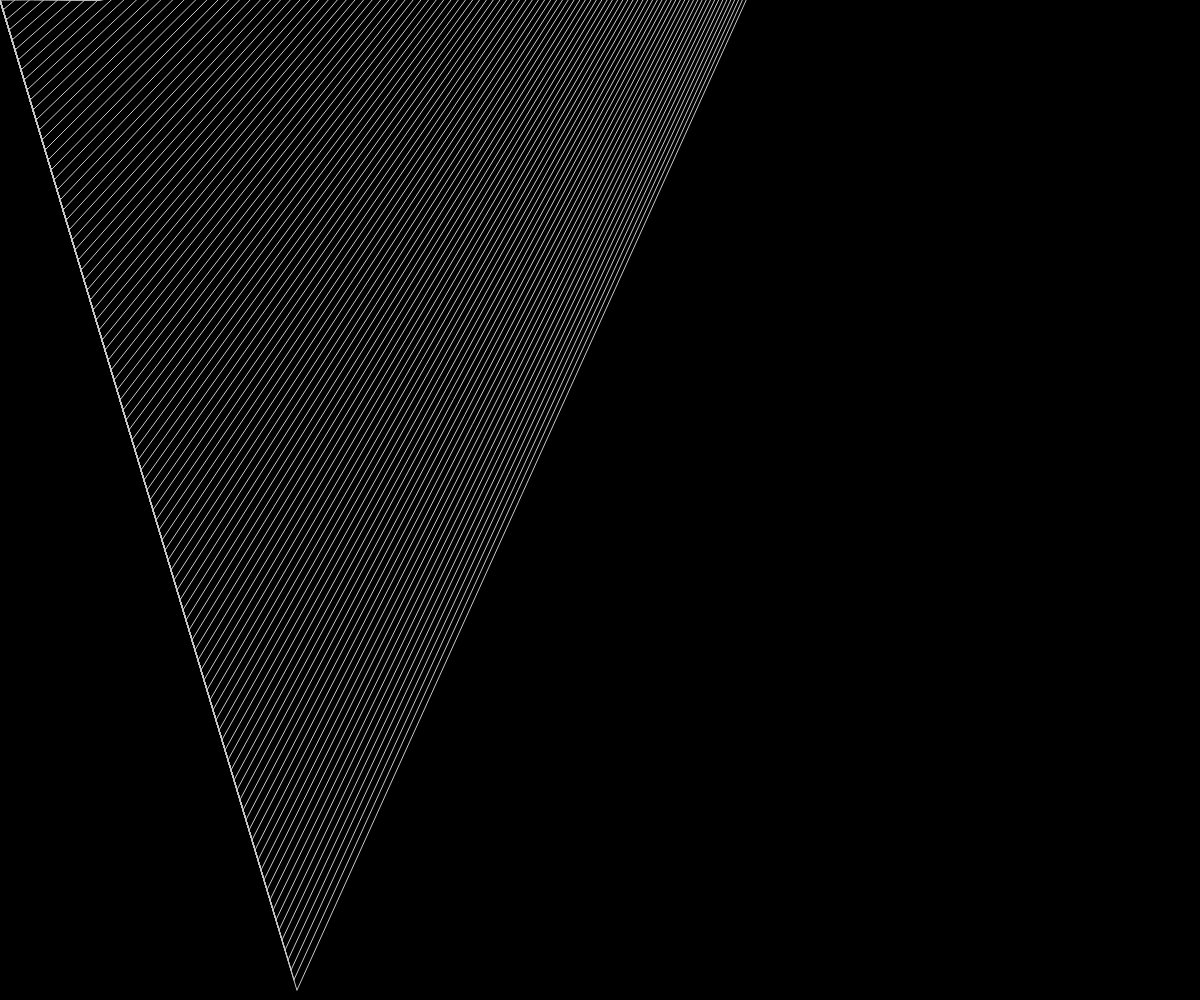
Frame 1 (no input)
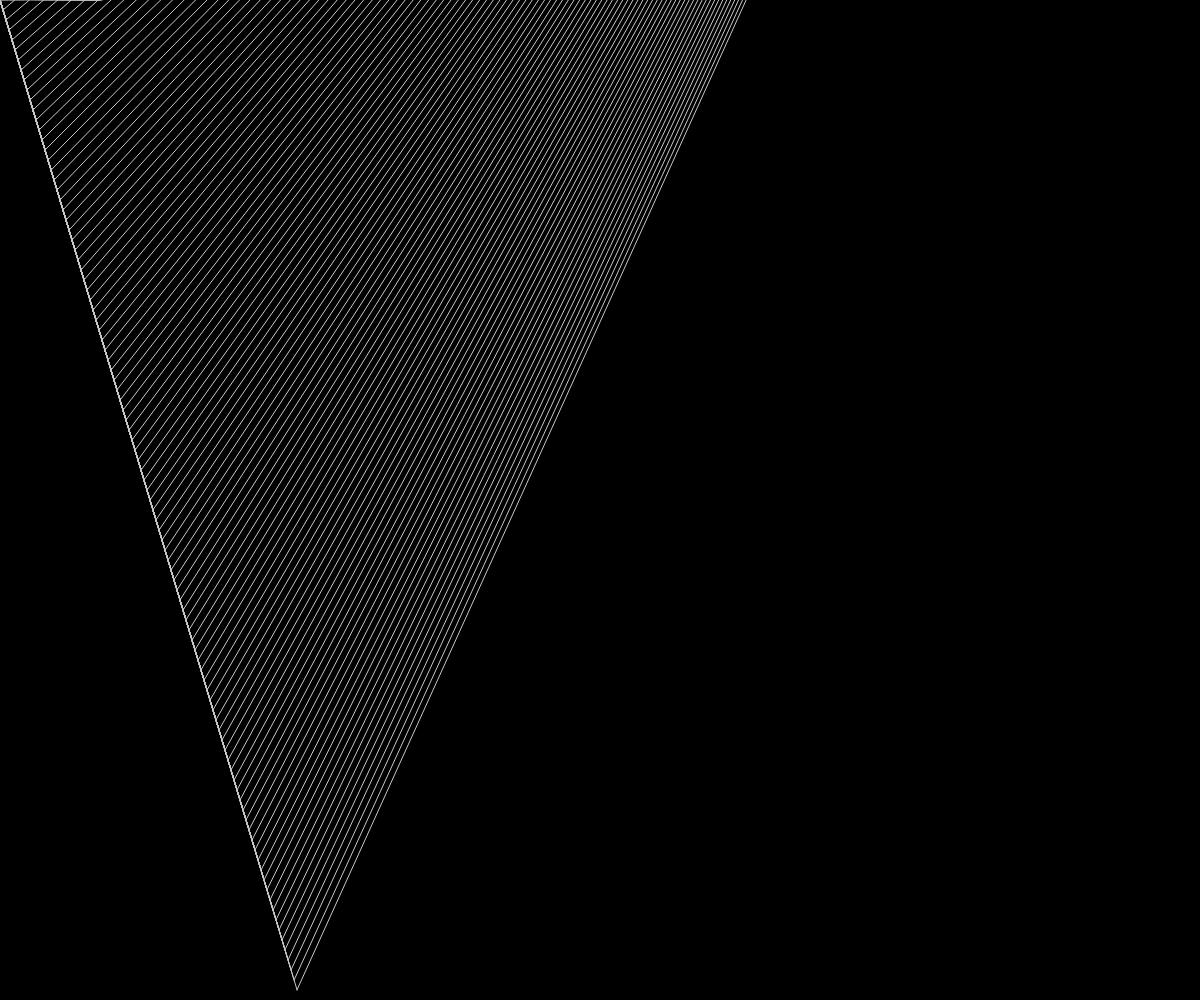
Frame 60 (no input)
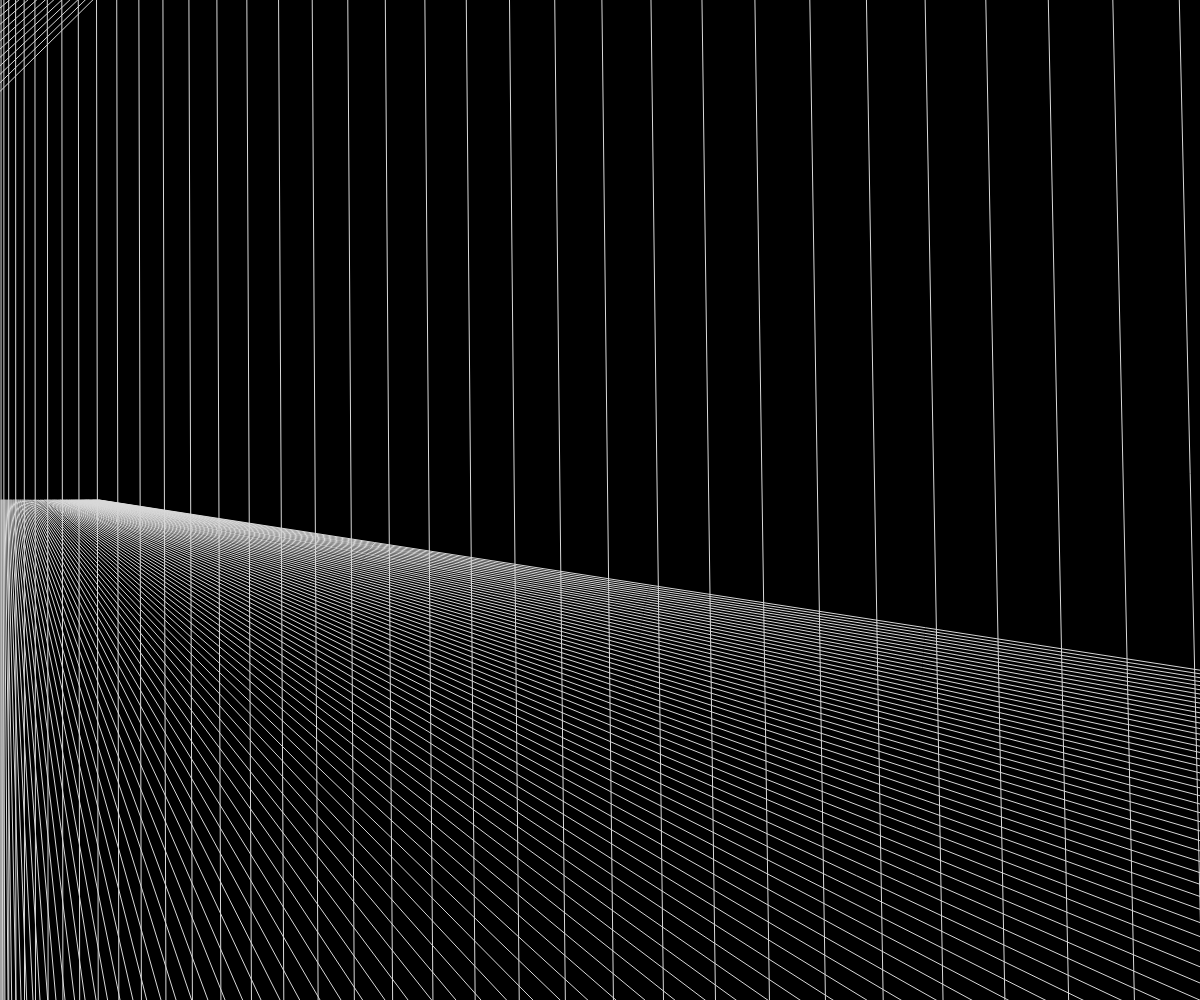
Frame 120 (the mouse pressed at the canvas centre since frame 60)

The p5.js sketch that drew these frames (run headless with seeded random() and noise() and a simulated clock; from frame 60 on, the mouse is pressed at the canvas centre):

// p5.js sketch
// ── sketch.js
function setup() {
	createCanvas(windowWidth, windowHeight);
}

function draw() {
	background(0);

	for (let i = 1; i < 100; i++) {
		stroke(map(mouseX * mouseX, 0, width * height, 200, 255));

		line(i * i + random(-0.1, 0.1), mouseX * 5 - 1000 + random(-0.1, 0.1), i + random(-0.1, 0.1), -mouseY * 100) + random(-0.1, 0.1);
		line(i * i + random(-0.1, 0.1), mouseX * 5 - 1000 + random(-0.1, 0.1), i + random(-0.1, 0.1), mouseY + random(-0.1, 0.1));

		line(i * i + random(-0.1, 0.1), mouseX - 300 + random(-0.1, 0.1), mouseY * 100 + random(-0.1, 0.1));


		line(mouseX + random(-0.1, 0.1), -mouseY + random(-0.1, 0.1), -mouseX + (i * 3) % 5000 + random(-0.1, 0.1), -mouseX + i * 10 + random(-0.1, 0.1));

		line(windowWidth - mouseX + random(-0.1, 0.1), -windowHeight - mouseY + random(-0.1, 0.1), -mouseX + (i * 3) % 5000 + random(-0.1, 0.1), -mouseX + i * 10 + random(-0.1, 0.1));

	}
}
